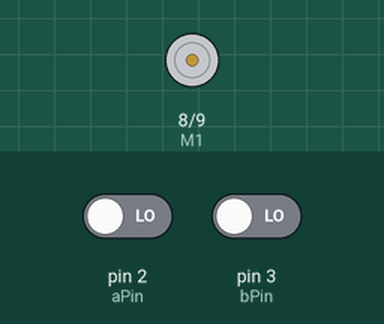
The sketch below on a simulated Arduino Uno, built with avr-gcc and run on an emulated ATmega328P. Parts: direction and speed pins drawn as motors (green arrow = direction pin HIGH = forward, orange = LOW = backward, longer = more drive). The test bench sets the inputs (shaded band); at power-on: pin 2 (aPin) LOW, pin 3 (bPin) LOW.

Above: at 1.2 s.
1.3 s: pin 2 (aPin) driven HIGH
At 2.0 s:
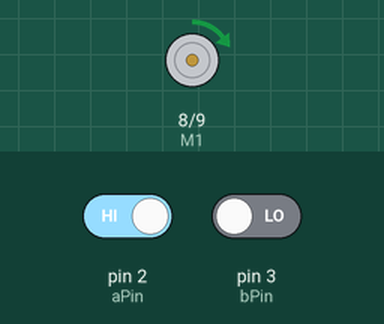
2.8 s: pin 2 (aPin) driven LOW
At 3.2 s:
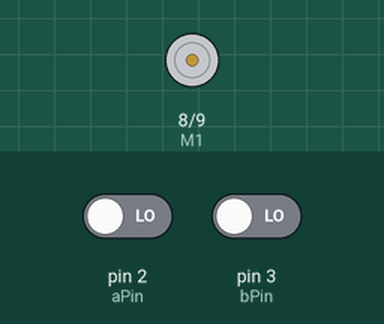
4.3 s: pin 3 (bPin) driven HIGH
At 5.5 s:
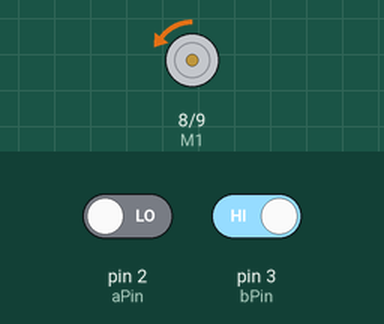
5.8 s: pin 3 (bPin) driven LOW
At 6.6 s:
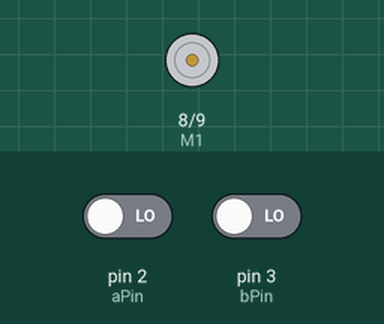
Timing chart, 0 to 8.3 s (numbered marks = the images above; inputs shaded):
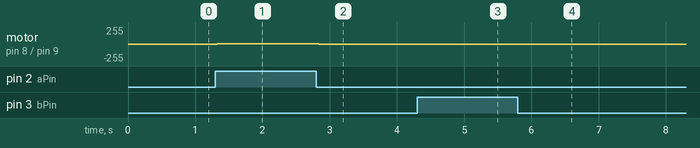

The sketch:

arduino_sku_hapticOrigin.ino
```cpp
// Define Pins
#define aPin 2 // interrupt pin
#define bPin 3 // interrupt pin
#define E1 9 // PWM pin
#define M1 8 // direction pin

// Encoder Properties
const int CPR = 500; // counts per revolution

// State Variables
bool aState = 1;
bool bState = 1;

// Relevant Outputs
static int encoderCount = 0;
static float angle_deg = 0;

// Kinematics variables
double rh = 0.05;      // [meters] length of lever arm
double xh = 0;         // x position of handle
double lastXh = 0;     // last x position of the handle
double vh = 0;         // velocity of the handle
double lastVh = 0;     // last velocity of the handle
double lastLastVh = 0; // last last velocity of the handle
double Tm = 0;

// Haptic variables
double k_spring = 10; // [N/m]
double force = 0;

double b_damper = 0.35; // [Ns/m]
double forceD = 0;

// Output data
double duty = 0;
double output = 0;

void setup() {

  // Begin serial monitors
  Serial.begin(9600);

  // Initialize motor pinss
  pinMode(E1, OUTPUT);
  pinMode(M1, OUTPUT);

  // Initialize encoder pins
  pinMode(aPin, INPUT);
  pinMode(bPin, INPUT);

  /*
    aPin Rising = 1x Resolution
    aPin Change = 2x Resolution
    aPin and bPin Change = 4x Resolution
  */
  attachInterrupt(digitalPinToInterrupt(aPin), encoderAPulse, CHANGE);
  attachInterrupt(digitalPinToInterrupt(bPin), encoderBPulse, CHANGE);
}

void loop() {
  // Calculate shaft angle
  angle_deg = encoderCount * (360. / (CPR * 4));

  // Compute position of handle tip in meters
  xh = rh*angle_deg*(3.14/180);

  // compute handle velocity
  vh = -(.95*.95)*lastLastVh + 2*.95*lastVh + (1-.95)*(1-.95)*(xh-lastXh)/.0001;  // filtered velocity (2nd-order filter)
  lastXh = xh;
  lastLastVh = lastVh;
  lastVh = vh;

  // Render a virtual spring
  force = -k_spring*xh; // Resistive spring force

  // Render a damper
  forceD = -b_damper*vh;

  // calculate motor torque needed to produce desired resistive force
  Tm = rh*(force - forceD);

  // Compute the duty cycle required to generate Tp (torque at the motor pulley)
  duty = sqrt(abs(Tm)/0.03);

  // Make sure the duty cycle is between 0 and 100%
  if (duty > 1) {
    duty = 1;
  }
  else if (duty < 0) {
    duty = 0;
  }

  output = (int)(duty*100);   // convert duty cycle to output signal

  // Check direction to oppose force
  if(force < 0) {
    digitalWrite(M1, HIGH);
    analogWrite(E1, output);
  }
  else {
    digitalWrite(M1, LOW);
    analogWrite(E1, output);
  }
}

void encoderAPulse() {
  // Read channels
  aState = digitalRead(aPin);
  bState = digitalRead(bPin);

  // Determine direction based on A and B state
  if (aState){
    if (bState){
      encoderCount--;
    }
    else {
      encoderCount++;
    }
  }
  else {
    if (bState){
      encoderCount++;
    }
    else {
      encoderCount--;
    }
  }
}

void encoderBPulse() {
  // Read channels
  aState = digitalRead(aPin);
  bState = digitalRead(bPin);

  // Determine direction based on A and B state
  if (bState){
    if (aState){
      encoderCount++;
    }
    else {
      encoderCount--;
    }
  }
  else {
    if (aState){
      encoderCount--;
    }
    else {
      encoderCount++;
    }
  }
}
```

Measured:
- after the input at 1.3 s, motor on pin 8 (M1) / pin 9 (E1): stopped → forward 5/255 at once
- after the input at 2.8 s, motor on pin 8 (M1) / pin 9 (E1): forward 5/255 → stopped at once
- after the input at 4.3 s, motor on pin 8 (M1) / pin 9 (E1): stopped → backward 5/255 at once
- after the input at 5.8 s, motor on pin 8 (M1) / pin 9 (E1): backward 5/255 → stopped at once
